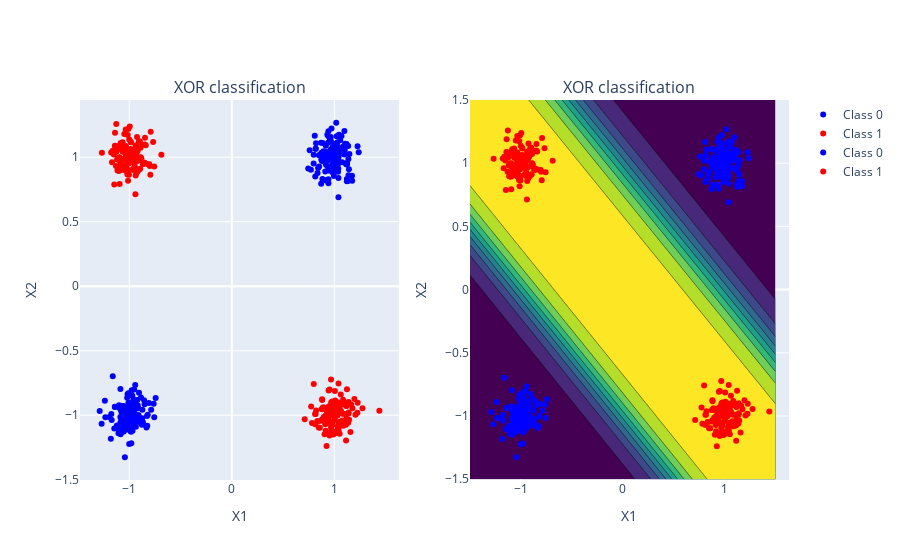

Write notebook code for a chart like this one.
### Markdown cell above
***

<div class="alert alert-success" markdown="1" style="color:white; background-color: #013220; border-color: #03C03C">

> ### Question 1.2 - Implement XOR classification with JAX

> 1. Perform the same implementation as previously with JAX
> 2. Implement gradient descent to optimize the weights and bias.

</div>

***

### Code cell
######################
# YOUR CODE GOES HERE
######################

from tqdm import tqdm
from jax import grad, jit, random
import jax.numpy as jnp

key = random.PRNGKey(np.random.randint(0, 1e9))
keys = random.split(key, 4)

def xavier_init(shape):
    return random.normal(keys[0], shape) * jnp.sqrt(2. / (shape[0] + shape[1]))

# Different initialization for better results
# weights1 = xavier_init((n_hidden, n_input))
# weights2 = xavier_init((n_output, n_hidden))
weights1 = random.normal(keys[0], (n_hidden, n_input))
weights2 = random.normal(keys[1], (n_output, n_hidden))
bias1 = random.normal(keys[2], (1, n_hidden))
bias2 = random.normal(keys[3], (1, n_output))

@jit
def mlp(x, w1, w2, b1, b2):
	z1 = jnp.dot(w1, x.T) + b1.reshape(-1, 1)
	# a1 = jnp.maximum(0, z1)
	a1 = 1 / (1 + jnp.exp(-z1))
	z2 = jnp.dot(w2, a1) + b2.reshape(-1, 1)
	# a2 = jnp.maximum(0, z2)
	a2 = 1 / (1 + jnp.exp(-z2))
	return a2[0]

@jit
def loss_function(x, y, w1, w2, b1, b2):
	# Forward pass
	y_bar = mlp(x, w1, w2, b1, b2)
	# Error computation
	error = jnp.sum((y_bar - y) ** 2) 
	error + jnp.sum(w1 ** 2) + jnp.sum(w2 ** 2)
	return error

loss_derivative = grad(loss_function, argnums=[2, 3, 4, 5])

n_epochs = 1000
eta = 0.005
p_bar = tqdm(range(n_epochs))
for i in p_bar:
	
	error = loss_function(x_inputs, y_classes, weights1, weights2, bias1, bias2)
	if error < mse_limit:
		break

	# Backward pass
	gradients = loss_derivative(x_inputs, y_classes, weights1, weights2, bias1, bias2)
	weights1 = weights1 - eta * gradients[0]
	bias1 = bias1 - eta * gradients[2]
	weights2 = weights2 - eta * gradients[1]
	bias2 = bias2 - eta * gradients[3]
	
	p_bar.set_description(f"Error: {error:.4f}")

y_pred = jnp.round(mlp(x_inputs, weights1, weights2, bias1, bias2))

from plotly.subplots import make_subplots
import plotly.graph_objects as go

# Create figure

fig = make_subplots(rows=1, cols=2, subplot_titles=("XOR classification", "XOR classification"))
# Plot the original XOR problem
fig.add_trace(go.Scatter(x=x_inputs[y_classes == 0, 0], y=x_inputs[y_classes == 0, 1], mode='markers', name='Class 0', marker=dict(color='blue')), row=1, col=1)
fig.add_trace(go.Scatter(x=x_inputs[y_classes == 1, 0], y=x_inputs[y_classes == 1, 1], mode='markers', name='Class 1', marker=dict(color='red')), row=1, col=1)
# Plot the XOR classification
fig.add_trace(go.Scatter(x=x_inputs[y_pred == 0, 0], y=x_inputs[y_pred == 0, 1], mode='markers', name='Class 0', marker=dict(color='blue')), row=1, col=2)
fig.add_trace(go.Scatter(x=x_inputs[y_pred == 1, 0], y=x_inputs[y_pred == 1, 1], mode='markers', name='Class 1', marker=dict(color='red')), row=1, col=2)

# Add the decision boundary
x1 = np.linspace(-1.5, 1.5, 100)
x2 = np.linspace(-1.5, 1.5, 100)
X1, X2 = np.meshgrid(x1, x2)
X = np.array([X1.flatten(), X2.flatten()]).T
Z = mlp(X, weights1, weights2, bias1, bias2).reshape(100, 100)

fig.add_trace(go.Contour(x=x1, y=x2, z=Z, colorscale='Viridis', showscale=False), row=1, col=2)

# Update xaxis properties
fig.update_xaxes(title_text="X1", row=1, col=1)
fig.update_xaxes(title_text="X1", row=1, col=2)
# Update yaxis properties
fig.update_yaxes(title_text="X2", row=1, col=1)
fig.update_yaxes(title_text="X2", row=1, col=2)
# Update title and size
fig.show()

### Figure 1 — Plotly figure (JSON) as saved in the notebook; plotly's stock layout.template omitted (floating-point values rounded to 4 significant figures; data arrays with more than 128 entries replaced by an {"elided": "..."} marker saying what was removed)
{"data": [{"marker": {"color": "blue"}, "mode": "markers", "name": "Class 0", "type": "scatter", "x": {"elided": "248 float values"}, "xaxis": "x", "y": {"elided": "248 float values"}, "yaxis": "y"}, {"marker": {"color": "red"}, "mode": "markers", "name": "Class 1", "type": "scatter", "x": {"elided": "248 float values"}, "xaxis": "x", "y": {"elided": "248 float values"}, "yaxis": "y"}, {"marker": {"color": "blue"}, "mode": "markers", "name": "Class 0", "type": "scatter", "x": {"elided": "248 float values"}, "xaxis": "x2", "y": {"elided": "248 float values"}, "yaxis": "y2"}, {"marker": {"color": "red"}, "mode": "markers", "name": "Class 1", "type": "scatter", "x": {"elided": "248 float values"}, "xaxis": "x2", "y": {"elided": "248 float values"}, "yaxis": "y2"}, {"colorscale": [[0, "#440154"], [0.1111, "#482878"], [0.2222, "#3e4989"], [0.3333, "#31688e"], [0.4444, "#26828e"], [0.5556, "#1f9e89"], [0.6667, "#35b779"], [0.7778, "#6ece58"], [0.8889, "#b5de2b"], [1, "#fde725"]], "showscale": false, "type": "contour", "x": [-1.5, -1.47, -1.439, -1.409, -1.379, -1.348, -1.318, -1.288, -1.258, -1.227, -1.197, -1.167, -1.136, -1.106, -1.076, -1.045, -1.015, -0.9848, -0.9545, -0.9242, -0.8939, -0.8636, -0.8333, -0.803, -0.7727, -0.7424, -0.7121, -0.6818, -0.6515, -0.6212, -0.5909, -0.5606, -0.5303, -0.5, -0.4697, -0.4394, -0.4091, -0.3788, -0.3485, -0.3182, -0.2879, -0.2576, -0.2273, -0.197, -0.1667, -0.1364, -0.1061, -0.07576, -0.04545, -0.01515, 0.01515, 0.04545, 0.07576, 0.1061, 0.1364, 0.1667, 0.197, 0.2273, 0.2576, 0.2879, 0.3182, 0.3485, 0.3788, 0.4091, 0.4394, 0.4697, 0.5, 0.5303, 0.5606, 0.5909, 0.6212, 0.6515, 0.6818, 0.7121, 0.7424, 0.7727, 0.803, 0.8333, 0.8636, 0.8939, 0.9242, 0.9545, 0.9848, 1.015, 1.045, 1.076, 1.106, 1.136, 1.167, 1.197, 1.227, 1.258, 1.288, 1.318, 1.348, 1.379, 1.409, 1.439, 1.47, 1.5], "xaxis": "x2", "y": [-1.5, -1.47, -1.439, -1.409, -1.379, -1.348, -1.318, -1.288, -1.258, -1.227, -1.197, -1.167, -1.136, -1.106, -1.076, -1.045, -1.015, -0.9848, -0.9545, -0.9242, -0.8939, -0.8636, -0.8333, -0.803, -0.7727, -0.7424, -0.7121, -0.6818, -0.6515, -0.6212, -0.5909, -0.5606, -0.5303, -0.5, -0.4697, -0.4394, -0.4091, -0.3788, -0.3485, -0.3182, -0.2879, -0.2576, -0.2273, -0.197, -0.1667, -0.1364, -0.1061, -0.07576, -0.04545, -0.01515, 0.01515, 0.04545, 0.07576, 0.1061, 0.1364, 0.1667, 0.197, 0.2273, 0.2576, 0.2879, 0.3182, 0.3485, 0.3788, 0.4091, 0.4394, 0.4697, 0.5, 0.5303, 0.5606, 0.5909, 0.6212, 0.6515, 0.6818, 0.7121, 0.7424, 0.7727, 0.803, 0.8333, 0.8636, 0.8939, 0.9242, 0.9545, 0.9848, 1.015, 1.045, 1.076, 1.106, 1.136, 1.167, 1.197, 1.227, 1.258, 1.288, 1.318, 1.348, 1.379, 1.409, 1.439, 1.47, 1.5], "yaxis": "y2", "z": {"elided": "100x100 float values"}}], "layout": {"annotations": [{"font": {"size": 16}, "showarrow": false, "text": "XOR classification", "x": 0.225, "xanchor": "center", "xref": "paper", "y": 1, "yanchor": "bottom", "yref": "paper"}, {"font": {"size": 16}, "showarrow": false, "text": "XOR classification", "x": 0.775, "xanchor": "center", "xref": "paper", "y": 1, "yanchor": "bottom", "yref": "paper"}], "xaxis": {"anchor": "y", "domain": [0, 0.45], "title": {"text": "X1"}}, "xaxis2": {"anchor": "y2", "domain": [0.55, 1], "title": {"text": "X1"}}, "yaxis": {"anchor": "x", "domain": [0, 1], "title": {"text": "X2"}}, "yaxis2": {"anchor": "x2", "domain": [0, 1], "title": {"text": "X2"}}}}
